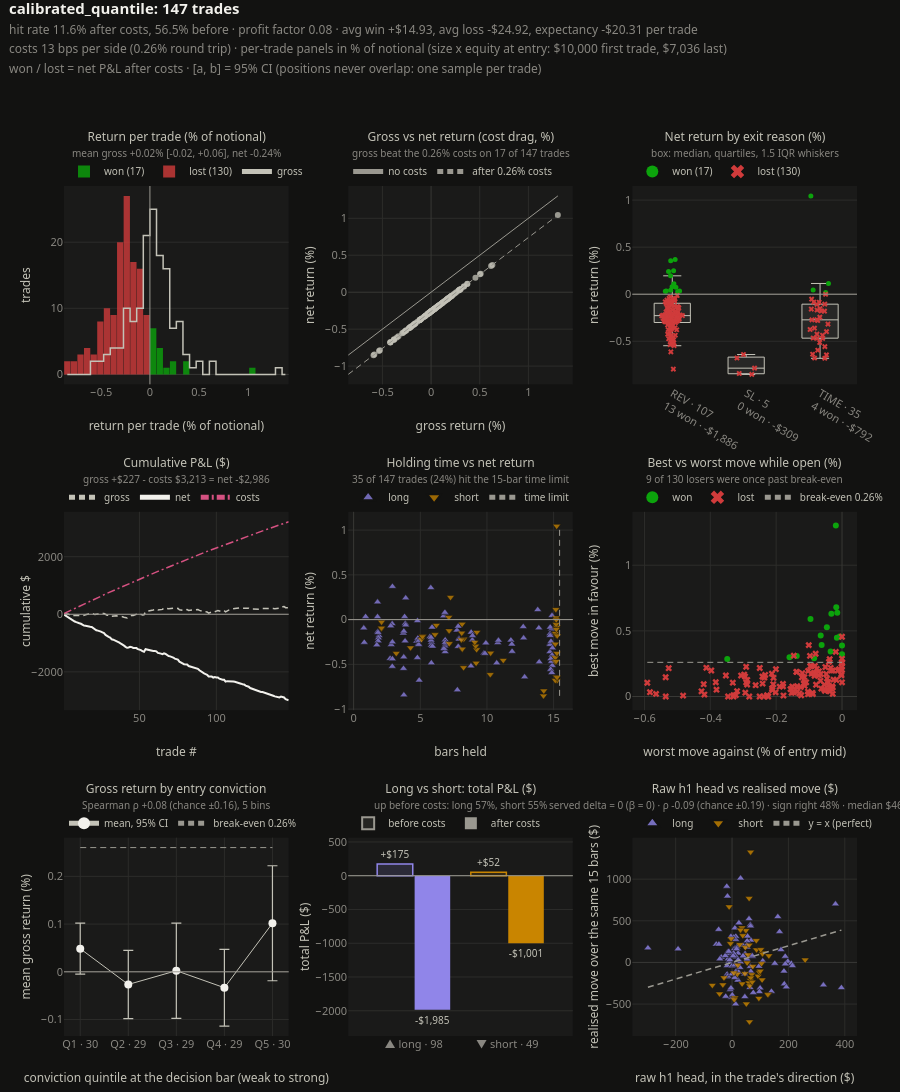

Notebook code for this chart:
### Markdown cell above
## Trades

### Code cell
explorer.trade_analytics(res).show()
trades = res.trades_frame()
if len(trades):
    display(trades.groupby("exit_reason")[["net_pnl", "gross_pnl", "bars_held"]].agg(["count", "mean", "sum"]).round(2))
    display(trades.groupby("side")[["net_pnl", "gross_pnl"]].agg(["count", "sum", "mean"]).round(2))
trades.tail(30).round(2)
